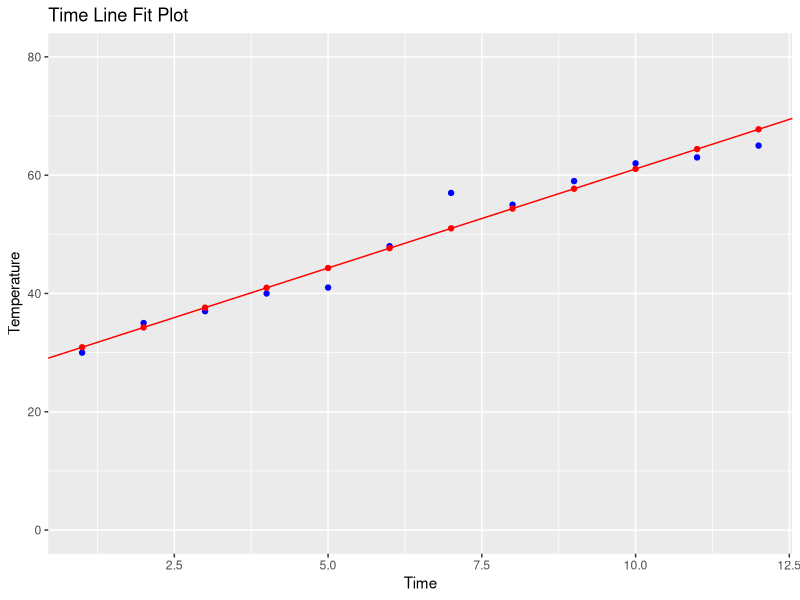
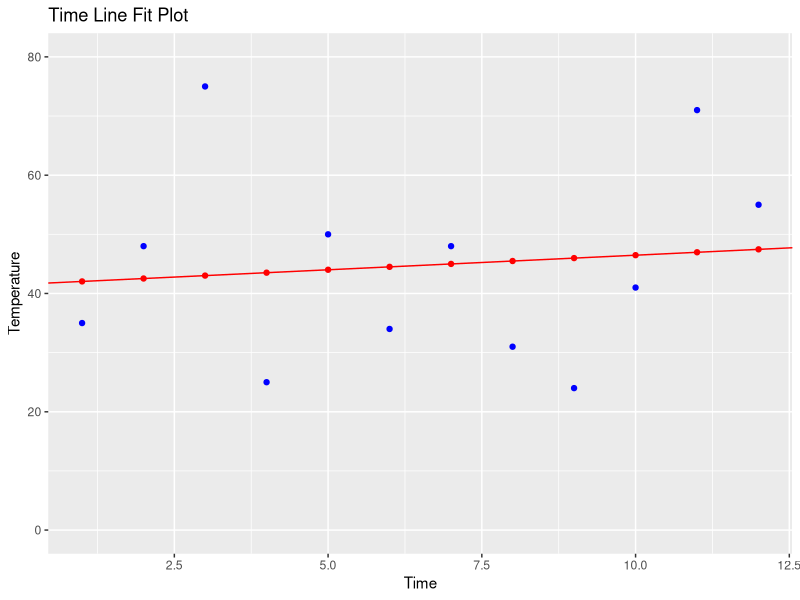

R code for these plots, in order:
library(ggplot2)

data <- read.csv("ch19p317.txt", header=TRUE);

doit <- function(x, y) {
r <- cor(x, y);
rsq <- r ** 2
n <- length(y);
rsqadj <- 1 - abs( ( (1 - rsq) * (n - 1) ) / ( (n - 1 - 1) ) )
serr <- sqrt(1 - rsqadj) * sd(y);

r
rsq
rsqadj
serr
n

fit <- lm(y ~ x)
cf <- coefficients(fit);
cf
confint(fit, level=0.95)
anova(fit)

data1 = data.frame(time=x,original=y, predicted = fitted(fit), residuals(fit))

ggplot() +
  geom_point(data=data1, aes(x=time, y=original), color="blue") +
  geom_point(data=data1, aes(x=time, y=predicted), color="red") +
  geom_abline(intercept=cf[1], slope=cf[2], color="red") +
  labs(title = "Time Line Fit Plot") +
  xlab("Time") +
  ylab("Temperature") +
  ylim(0, 80);
}

png(filename="ch19p321-1.png");
"High Correlation"
doit(data$Time, data$TemperatureA);
dev.off();

png(filename="ch19p321-2.png");
"Low Correlation"
doit(data$Time, data$TemperatureC);
dev.off();
